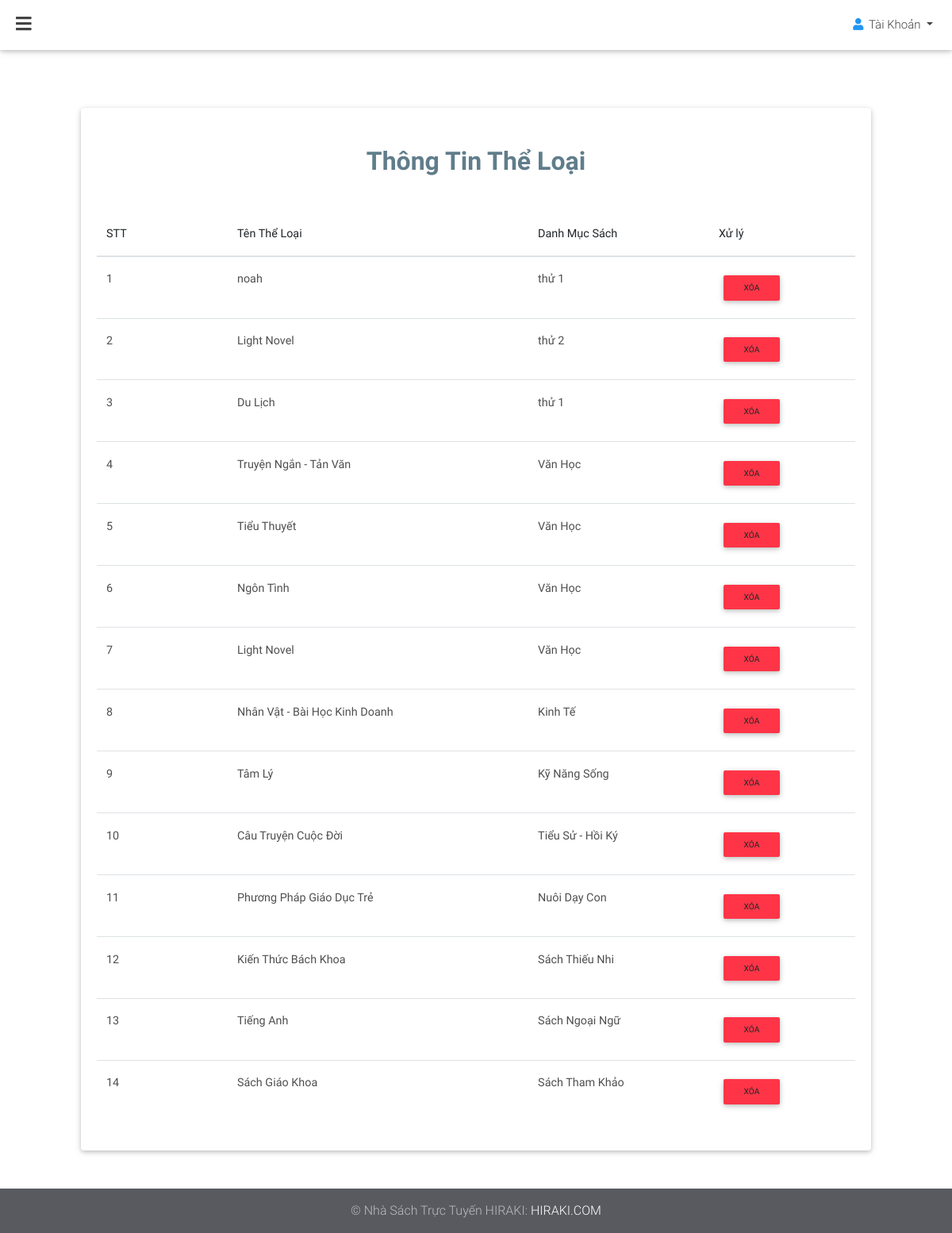
Screenshot of /admin/theloai/dstheloai.php with the database file from the repository.
### tables this page shows
CREATE TABLE `the_loai` (
  `tl_id` int(255) NOT NULL,
  `tl_iddm` int(255) NOT NULL,
  `tl_tentheloai` varchar(255) NOT NULL
);

CREATE TABLE `danh_muc` (
  `dm_id` int(255) NOT NULL,
  `dm_ten` varchar(255) NOT NULL
);

### admin/theloai/dstheloai.php (the view, shortened to what this page needs)
<?php
require "../../db.php";
$sql1 = "SELECT * FROM the_loai as a join danh_muc as b on b.dm_id=a.tl_iddm ";
$result = $conn->query($sql1);
?>
<!DOCTYPE html>
<html lang="en">
<head>
    <link rel="stylesheet" href="https://use.fontawesome.com/releases/v5.11.2/css/all.css">
    <link rel="stylesheet" href="../../css/bootstrap.min.css">
    <link rel="stylesheet" href="../../css/mdb.min.css">
    <link rel="stylesheet" type="text/css" href="../../css/addons/datatables.min.css">
    <link rel="stylesheet" href="../../css/addons/datatables-select.min.css">
</head>
<body class="fixed-sn white-skin white">
<header>
    <nav class="navbar fixed-top navbar-expand-lg scrolling-navbar double-nav">
        <div class="float-left">
            <a href="#" data-activates="slide-out" class="button-collapse"><i class="fas fa-bars"></i></a>
        </div>
        <ul class="nav navbar-nav nav-flex-icons ml-auto">
            <li class="nav-item dropdown">
                <a class="nav-link dropdown-toggle waves-effect" href="#" id="userDropdown" data-toggle="dropdown"
                   aria-haspopup="true" aria-expanded="false">
                    <i class="fas fa-user blue-text"></i> <span
                        class="clearfix d-none d-sm-inline-block">Tài Khoản</span>
                </a>
            </li>
        </ul>
    </nav>
</header>
<main>
    <div class="container-fluid my-5">
        <section>
            <div class="col-md-12">
                <div class="card">
                    <h2 class="text-center blue-grey-text font-weight-bold mb-4 mt-5">Thông Tin Thể Loại</h2>
                    <div class="card-body">
                        <table id="dtMaterialDesignExample" class="table" cellspacing="0" width="100%">
                            <thead>
                            <tr>
                                <th class="th-sm">STT</th>
                                <th class="th-sm">Tên Thể Loại</th>
                                <th class="th-sm">Danh Mục Sách</th>
                                <th class="th-sm">Xử lý</th>
                            </tr>
                            </thead>
                            <tbody>
                            <?php
                            if ($result->num_rows > 0) {
                                $i=1;
                                while ($row = $result->fetch_assoc()) {
                                    echo "<tr>
                                                <td>".$i."</td>
                                                <td>".$row['tl_tentheloai']."</td>
                                                <td>".$row['dm_ten']."</td>
                                                <td>
                                                 <button type='button' class='btn btn-sm btn-danger'>
                                                 <a onclick=\"return confirm('Bạn chắc chắn muốn xóa Thể loại này?')\"
                                                    href=\"xoatheloai.php?idtheloai=".$row['tl_id']."\"  > Xóa </a>
                                                 </button>
                                                </td>
                                               ";
                                    $i++;
                                }
                            }
                            ?>
                            </tbody>
                        </table>
                    </div>
                </div>
            </div>
        </section>
    </div>
</main>
<footer class="page-footer pt-0 mt-5">
    <div class="footer-copyright py-3 text-center">
        <div class="container-fluid">
            © Nhà Sách Trực Tuyến HIRAKI: <a href="#" target="_blank"> HIRAKI.COM </a>
        </div>
    </div>
</footer>
</body>
</html>

### rows the page displays
the_loai: tl_tentheloai "noah", tl_iddm.dm_ten "thử 1"
the_loai: tl_tentheloai "Light Novel", tl_iddm.dm_ten "thử 2"
the_loai: tl_tentheloai "Du Lịch", tl_iddm.dm_ten "thử 1"
the_loai: tl_tentheloai "Truyện Ngắn - Tản Văn", tl_iddm.dm_ten "Văn Học"
the_loai: tl_tentheloai "Tiểu Thuyết", tl_iddm.dm_ten "Văn Học"
the_loai: tl_tentheloai "Ngôn Tình", tl_iddm.dm_ten "Văn Học"
the_loai: tl_tentheloai "Light Novel", tl_iddm.dm_ten "Văn Học"
the_loai: tl_tentheloai "Nhân Vật - Bài Học Kinh Doanh", tl_iddm.dm_ten "Kinh Tế"
the_loai: tl_tentheloai "Tâm Lý", tl_iddm.dm_ten "Kỹ Năng Sống"
the_loai: tl_tentheloai "Câu Truyện Cuộc Đời", tl_iddm.dm_ten "Tiểu Sử - Hồi Ký"
the_loai: tl_tentheloai "Phương Pháp Giáo Dục Trẻ", tl_iddm.dm_ten "Nuôi Dạy Con"
the_loai: tl_tentheloai "Kiến Thức Bách Khoa", tl_iddm.dm_ten "Sách Thiếu Nhi"
the_loai: tl_tentheloai "Tiếng Anh", tl_iddm.dm_ten "Sách Ngoại Ngữ"
the_loai: tl_tentheloai "Sách Giáo Khoa", tl_iddm.dm_ten "Sách Tham Khảo"
